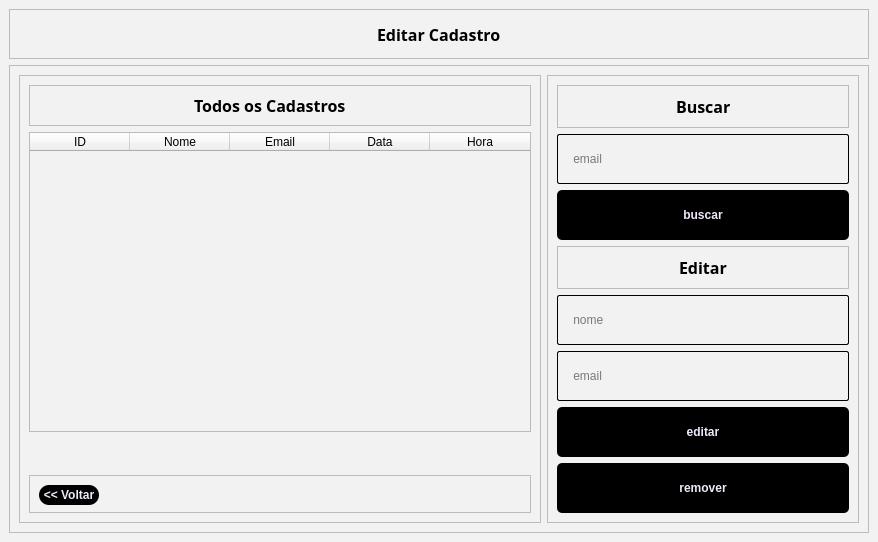
<?xml version="1.0" encoding="UTF-8"?>
<ui version="4.0">
 <class>MainWindow</class>
 <widget class="QMainWindow" name="MainWindow">
  <property name="geometry">
   <rect>
    <x>0</x>
    <y>0</y>
    <width>878</width>
    <height>540</height>
   </rect>
  </property>
  <property name="windowTitle">
   <string>MainWindow</string>
  </property>
  <property name="styleSheet">
   <string notr="true">background-color: rgb(242, 242, 242)</string>
  </property>
  <widget class="QWidget" name="centralwidget">
   <layout class="QVBoxLayout" name="verticalLayout_2">
    <item>
     <widget class="QFrame" name="frame_8">
      <property name="minimumSize">
       <size>
        <width>0</width>
        <height>50</height>
       </size>
      </property>
      <property name="frameShape">
       <enum>QFrame::StyledPanel</enum>
      </property>
      <property name="frameShadow">
       <enum>QFrame::Raised</enum>
      </property>
      <layout class="QHBoxLayout" name="horizontalLayout_5">
       <item>
        <spacer name="horizontalSpacer_7">
         <property name="orientation">
          <enum>Qt::Horizontal</enum>
         </property>
         <property name="sizeHint" stdset="0">
          <size>
           <width>349</width>
           <height>20</height>
          </size>
         </property>
        </spacer>
       </item>
       <item>
        <widget class="QLabel" name="label_5">
         <property name="minimumSize">
          <size>
           <width>125</width>
           <height>0</height>
          </size>
         </property>
         <property name="maximumSize">
          <size>
           <width>125</width>
           <height>16777215</height>
          </size>
         </property>
         <property name="font">
          <font>
           <family>Noto Sans Georgian</family>
           <pointsize>12</pointsize>
           <weight>75</weight>
           <bold>true</bold>
          </font>
         </property>
         <property name="styleSheet">
          <string notr="true">QLabel{
text-align: center;
}</string>
         </property>
         <property name="text">
          <string>Editar Cadastro</string>
         </property>
        </widget>
       </item>
       <item>
        <spacer name="horizontalSpacer_8">
         <property name="orientation">
          <enum>Qt::Horizontal</enum>
         </property>
         <property name="sizeHint" stdset="0">
          <size>
           <width>348</width>
           <height>20</height>
          </size>
         </property>
        </spacer>
       </item>
      </layout>
     </widget>
    </item>
    <item>
     <widget class="QFrame" name="frame_7">
      <property name="frameShape">
       <enum>QFrame::StyledPanel</enum>
      </property>
      <property name="frameShadow">
       <enum>QFrame::Raised</enum>
      </property>
      <layout class="QHBoxLayout" name="horizontalLayout">
       <item>
        <widget class="QFrame" name="frame_2">
         <property name="frameShape">
          <enum>QFrame::StyledPanel</enum>
         </property>
         <property name="frameShadow">
          <enum>QFrame::Raised</enum>
         </property>
         <layout class="QVBoxLayout" name="verticalLayout_3">
          <item>
           <widget class="QFrame" name="frame_6">
            <property name="minimumSize">
             <size>
              <width>20</width>
              <height>40</height>
             </size>
            </property>
            <property name="frameShape">
             <enum>QFrame::StyledPanel</enum>
            </property>
            <property name="frameShadow">
             <enum>QFrame::Raised</enum>
            </property>
            <layout class="QHBoxLayout" name="horizontalLayout_6">
             <item>
              <widget class="QLabel" name="label_6">
               <property name="minimumSize">
                <size>
                 <width>125</width>
                 <height>0</height>
                </size>
               </property>
               <property name="maximumSize">
                <size>
                 <width>171</width>
                 <height>16777215</height>
                </size>
               </property>
               <property name="font">
                <font>
                 <family>Noto Sans Georgian</family>
                 <pointsize>12</pointsize>
                 <weight>75</weight>
                 <bold>true</bold>
                </font>
               </property>
               <property name="styleSheet">
                <string notr="true">QLabel{
text-align: center;
}</string>
               </property>
               <property name="text">
                <string>Todos os Cadastros</string>
               </property>
              </widget>
             </item>
            </layout>
           </widget>
          </item>
          <item>
           <widget class="QTableWidget" name="tableWidget">
            <property name="sizePolicy">
             <sizepolicy hsizetype="Expanding" vsizetype="Expanding">
              <horstretch>0</horstretch>
              <verstretch>0</verstretch>
             </sizepolicy>
            </property>
            <property name="minimumSize">
             <size>
              <width>502</width>
              <height>300</height>
             </size>
            </property>
            <property name="maximumSize">
             <size>
              <width>16777215</width>
              <height>16777215</height>
             </size>
            </property>
            <column>
             <property name="text">
              <string>ID</string>
             </property>
            </column>
            <column>
             <property name="text">
              <string>Nome</string>
             </property>
            </column>
            <column>
             <property name="text">
              <string>Email</string>
             </property>
            </column>
            <column>
             <property name="text">
              <string>Data</string>
             </property>
            </column>
            <column>
             <property name="text">
              <string>Hora</string>
             </property>
            </column>
           </widget>
          </item>
          <item>
           <spacer name="verticalSpacer_4">
            <property name="orientation">
             <enum>Qt::Vertical</enum>
            </property>
            <property name="sizeHint" stdset="0">
             <size>
              <width>20</width>
              <height>40</height>
             </size>
            </property>
           </spacer>
          </item>
          <item>
           <widget class="QFrame" name="frame_5">
            <property name="minimumSize">
             <size>
              <width>0</width>
              <height>30</height>
             </size>
            </property>
            <property name="frameShape">
             <enum>QFrame::StyledPanel</enum>
            </property>
            <property name="frameShadow">
             <enum>QFrame::Raised</enum>
            </property>
            <layout class="QHBoxLayout" name="horizontalLayout_3">
             <item>
              <widget class="QPushButton" name="edita_pushButton_voltar">
               <property name="minimumSize">
                <size>
                 <width>60</width>
                 <height>20</height>
                </size>
               </property>
               <property name="maximumSize">
                <size>
                 <width>60</width>
                 <height>20</height>
                </size>
               </property>
               <property name="font">
                <font>
                 <weight>75</weight>
                 <bold>true</bold>
                </font>
               </property>
               <property name="cursor">
                <cursorShape>PointingHandCursor</cursorShape>
               </property>
               <property name="styleSheet">
                <string notr="true">QPushButton{
	border-radius: 10px;
	border-image: url(:/Close_Image/cil-x.png);
	background-position: center;
		
	color: rgb(240, 233, 249);
	background-color: rgb(0, 0, 0);
	
}
QPushButton:hover{
	
	
	background-color: rgb(42, 42, 42);
	color: rgb(240, 233, 249);
}
QPushButton:pressed{
	background-color: rgb(35, 35, 35);
	color: rgb(200, 200, 200);
}

</string>
               </property>
               <property name="text">
                <string>&lt;&lt; Voltar</string>
               </property>
              </widget>
             </item>
             <item>
              <spacer name="horizontalSpacer_3">
               <property name="orientation">
                <enum>Qt::Horizontal</enum>
               </property>
               <property name="sizeHint" stdset="0">
                <size>
                 <width>40</width>
                 <height>20</height>
                </size>
               </property>
              </spacer>
             </item>
            </layout>
           </widget>
          </item>
         </layout>
        </widget>
       </item>
       <item>
        <widget class="QFrame" name="frame">
         <property name="minimumSize">
          <size>
           <width>300</width>
           <height>0</height>
          </size>
         </property>
         <property name="frameShape">
          <enum>QFrame::StyledPanel</enum>
         </property>
         <property name="frameShadow">
          <enum>QFrame::Raised</enum>
         </property>
         <layout class="QVBoxLayout" name="verticalLayout">
          <item>
           <widget class="QFrame" name="frame_3">
            <property name="frameShape">
             <enum>QFrame::StyledPanel</enum>
            </property>
            <property name="frameShadow">
             <enum>QFrame::Raised</enum>
            </property>
            <layout class="QHBoxLayout" name="horizontalLayout_2">
             <item>
              <spacer name="horizontalSpacer">
               <property name="orientation">
                <enum>Qt::Horizontal</enum>
               </property>
               <property name="sizeHint" stdset="0">
                <size>
                 <width>40</width>
                 <height>20</height>
                </size>
               </property>
              </spacer>
             </item>
             <item>
              <widget class="QLabel" name="label_3">
               <property name="minimumSize">
                <size>
                 <width>0</width>
                 <height>0</height>
                </size>
               </property>
               <property name="maximumSize">
                <size>
                 <width>100</width>
                 <height>16777215</height>
                </size>
               </property>
               <property name="font">
                <font>
                 <family>Noto Sans Georgian</family>
                 <pointsize>12</pointsize>
                 <weight>75</weight>
                 <bold>true</bold>
                </font>
               </property>
               <property name="styleSheet">
                <string notr="true">QLabel{
text-align: center;
}</string>
               </property>
               <property name="text">
                <string>Buscar</string>
               </property>
              </widget>
             </item>
             <item>
              <spacer name="horizontalSpacer_2">
               <property name="orientation">
                <enum>Qt::Horizontal</enum>
               </property>
               <property name="sizeHint" stdset="0">
                <size>
                 <width>40</width>
                 <height>20</height>
                </size>
               </property>
              </spacer>
             </item>
            </layout>
           </widget>
          </item>
          <item>
           <widget class="QLineEdit" name="login_lineEdit_cpf_3">
            <property name="minimumSize">
             <size>
              <width>0</width>
              <height>50</height>
             </size>
            </property>
            <property name="maximumSize">
             <size>
              <width>16777215</width>
              <height>16777215</height>
             </size>
            </property>
            <property name="styleSheet">
             <string notr="true">border-width: 1px;
border-color: black;
border-style: solid;
display: inline-block;
border-radius: 2px;</string>
            </property>
            <property name="inputMask">
             <string/>
            </property>
            <property name="text">
             <string/>
            </property>
            <property name="placeholderText">
             <string>    email</string>
            </property>
           </widget>
          </item>
          <item>
           <widget class="QPushButton" name="editar_pushButton_buscar">
            <property name="minimumSize">
             <size>
              <width>0</width>
              <height>50</height>
             </size>
            </property>
            <property name="maximumSize">
             <size>
              <width>16777215</width>
              <height>16777215</height>
             </size>
            </property>
            <property name="font">
             <font>
              <weight>75</weight>
              <bold>true</bold>
             </font>
            </property>
            <property name="cursor">
             <cursorShape>PointingHandCursor</cursorShape>
            </property>
            <property name="styleSheet">
             <string notr="true">QPushButton{
	border-radius: 5px;
	border-image: url(:/Close_Image/cil-x.png);
	background-position: center;
		
	color: rgb(240, 233, 249);
	background-color: rgb(0, 0, 0);
	
}
QPushButton:hover{
	
	
	background-color: rgb(42, 42, 42);
	color: rgb(240, 233, 249);
}
QPushButton:pressed{
	background-color: rgb(35, 35, 35);
	color: rgb(200, 200, 200);
}

</string>
            </property>
            <property name="text">
             <string>buscar</string>
            </property>
           </widget>
          </item>
          <item>
           <widget class="QFrame" name="frame_4">
            <property name="frameShape">
             <enum>QFrame::StyledPanel</enum>
            </property>
            <property name="frameShadow">
             <enum>QFrame::Raised</enum>
            </property>
            <layout class="QHBoxLayout" name="horizontalLayout_4">
             <item>
              <spacer name="horizontalSpacer_5">
               <property name="orientation">
                <enum>Qt::Horizontal</enum>
               </property>
               <property name="sizeHint" stdset="0">
                <size>
                 <width>40</width>
                 <height>20</height>
                </size>
               </property>
              </spacer>
             </item>
             <item>
              <widget class="QLabel" name="label_4">
               <property name="minimumSize">
                <size>
                 <width>0</width>
                 <height>0</height>
                </size>
               </property>
               <property name="maximumSize">
                <size>
                 <width>100</width>
                 <height>16777215</height>
                </size>
               </property>
               <property name="font">
                <font>
                 <family>Noto Sans Georgian</family>
                 <pointsize>12</pointsize>
                 <weight>75</weight>
                 <bold>true</bold>
                </font>
               </property>
               <property name="styleSheet">
                <string notr="true">QLabel{
text-align: center;
}</string>
               </property>
               <property name="text">
                <string>Editar</string>
               </property>
              </widget>
             </item>
             <item>
              <spacer name="horizontalSpacer_6">
               <property name="orientation">
                <enum>Qt::Horizontal</enum>
               </property>
               <property name="sizeHint" stdset="0">
                <size>
                 <width>40</width>
                 <height>20</height>
                </size>
               </property>
              </spacer>
             </item>
            </layout>
           </widget>
          </item>
          <item>
           <widget class="QLineEdit" name="login_lineEdit_cpf_5">
            <property name="minimumSize">
             <size>
              <width>0</width>
              <height>50</height>
             </size>
            </property>
            <property name="maximumSize">
             <size>
              <width>16777215</width>
              <height>16777215</height>
             </size>
            </property>
            <property name="styleSheet">
             <string notr="true">border-width: 1px;
border-color: black;
border-style: solid;
display: inline-block;
border-radius: 2px;</string>
            </property>
            <property name="inputMask">
             <string/>
            </property>
            <property name="text">
             <string/>
            </property>
            <property name="placeholderText">
             <string>    nome</string>
            </property>
           </widget>
          </item>
          <item>
           <widget class="QLineEdit" name="login_lineEdit_cpf_4">
            <property name="minimumSize">
             <size>
              <width>0</width>
              <height>50</height>
             </size>
            </property>
            <property name="maximumSize">
             <size>
              <width>16777215</width>
              <height>16777215</height>
             </size>
            </property>
            <property name="styleSheet">
             <string notr="true">border-width: 1px;
border-color: black;
border-style: solid;
display: inline-block;
border-radius: 2px;</string>
            </property>
            <property name="inputMask">
             <string/>
            </property>
            <property name="text">
             <string/>
            </property>
            <property name="placeholderText">
             <string>    email</string>
            </property>
           </widget>
          </item>
          <item>
           <widget class="QPushButton" name="edita_pushButton_editar">
            <property name="minimumSize">
             <size>
              <width>0</width>
              <height>50</height>
             </size>
            </property>
            <property name="maximumSize">
             <size>
              <width>16777215</width>
              <height>16777215</height>
             </size>
            </property>
            <property name="font">
             <font>
              <weight>75</weight>
              <bold>true</bold>
             </font>
            </property>
            <property name="cursor">
             <cursorShape>PointingHandCursor</cursorShape>
            </property>
            <property name="styleSheet">
             <string notr="true">QPushButton{
	border-radius: 5px;
	border-image: url(:/Close_Image/cil-x.png);
	background-position: center;
		
	color: rgb(240, 233, 249);
	background-color: rgb(0, 0, 0);
	
}
QPushButton:hover{
	
	
	background-color: rgb(42, 42, 42);
	color: rgb(240, 233, 249);
}
QPushButton:pressed{
	background-color: rgb(35, 35, 35);
	color: rgb(200, 200, 200);
}

</string>
            </property>
            <property name="text">
             <string>editar</string>
            </property>
           </widget>
          </item>
          <item>
           <widget class="QPushButton" name="edita_pushButton_remover">
            <property name="minimumSize">
             <size>
              <width>0</width>
              <height>50</height>
             </size>
            </property>
            <property name="maximumSize">
             <size>
              <width>16777215</width>
              <height>16777215</height>
             </size>
            </property>
            <property name="font">
             <font>
              <weight>75</weight>
              <bold>true</bold>
             </font>
            </property>
            <property name="cursor">
             <cursorShape>PointingHandCursor</cursorShape>
            </property>
            <property name="styleSheet">
             <string notr="true">QPushButton{
	border-radius: 5px;
	border-image: url(:/Close_Image/cil-x.png);
	background-position: center;
		
	color: rgb(240, 233, 249);
	background-color: rgb(0, 0, 0);
	
}
QPushButton:hover{
	
	
	background-color: rgb(42, 42, 42);
	color: rgb(240, 233, 249);
}
QPushButton:pressed{
	background-color: rgb(35, 35, 35);
	color: rgb(200, 200, 200);
}

</string>
            </property>
            <property name="text">
             <string>remover</string>
            </property>
           </widget>
          </item>
         </layout>
        </widget>
       </item>
      </layout>
     </widget>
    </item>
   </layout>
  </widget>
 </widget>
 <resources/>
 <connections/>
</ui>
